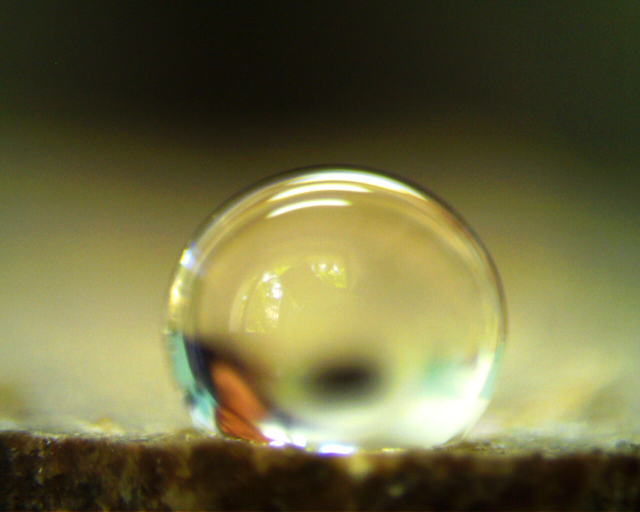
#> input picture data/validation/sand_drop_129.jpg, 1280 x 1024 px (shown at 1/2 size); its folder holds only this picture in this run
$ python -i detection.py   (imports and definitions only)
#> lines starting #> are read from the running program, lines starting #| are printed output that depends on the picture
### backend/app/core/defaults.py
"""Configurable analysis limits. Every value is a software/quality-control setting, not a physical law.

Stored overrides live in the app_settings table (key "analysis"); each saved result records the
limits that were in force when it was computed.
"""
from __future__ import annotations

import copy
from typing import Any

# key -> (default, description)
SPEC: dict[str, dict[str, tuple[Any, str]]] = {
    "wettability": {
        "primary_method": ("polynomial", "Angle reported as the measurement: 'polynomial' (local tangent, handles asymmetric drops) or 'circle' (spherical-cap fit)."),
        "fit_radius_fraction": (0.2, "Local-tangent fitting region: radius around each contact point as a fraction of the droplet's maximum width."),
        "exclude_px": (3.0, "Boundary points closer than this to the baseline are excluded from fits (blur/corner region); the fit is extrapolated to the baseline."),
        "poly_degree": (2, "Degree of the local polynomial fitted to each side of the profile."),
        "min_contour_points": (40, "Minimum number of droplet boundary points above the baseline required to attempt any fit."),
        "min_side_points": (8, "Minimum boundary points inside each side's fitting region."),
        "max_poly_rms_px": (1.5, "Local-tangent fit is flagged when its RMS residual (px) exceeds this."),
        "circle_max_rel_rms": (0.015, "Spherical-cap fit is rejected when RMS residual / radius exceeds this (drop not a circular cap, e.g. gravity flattening)."),
        "lr_diff_warn_deg": (4.0, "Warn when left and right angles differ by more than this (deg)."),
        "lr_diff_fail_deg": (10.0, "Flag the measurement for correction when left and right differ by more than this (deg)."),
        "method_disagreement_warn_deg": (5.0, "Warn when local-tangent and circle-fit means differ by more than this (deg)."),
        "min_contrast_levels": (25.0, "Warn when droplet/background grey-level separation is below this."),
        "fail_contrast_levels": (10.0, "Refuse automatic detection below this grey-level separation."),
        "clip_fraction_warn": (0.02, "Warn when more than this fraction of pixels is saturated (0 or 255)."),
        "classification_display_tolerance_deg": (2.0, "Display tolerance around 90 deg that triggers a 'repeat measurement' recommendation. A UI setting, not a measurement uncertainty."),
    },
    "electrochemistry": {
        "ocp_drift_warn_mv_per_min": (1.0, "OCP considered not yet stable when |drift| over the selected interval exceeds this (mV/min)."),
        "lpr_default_window_mv": (10.0, "Default half-width of the LPR fitting window around E_corr (mV)."),
        "lpr_max_window_mv": (25.0, "Warn when the LPR half-window exceeds this (linearity assumption weakens)."),
        "lpr_min_r2": (0.99, "Warn when the LPR linear fit R^2 is below this."),
        "lpr_min_points": (5, "Minimum points inside the LPR window."),
        "tafel_min_r2": (0.98, "Tafel branch fit is unreliable below this R^2."),
        "tafel_min_decades": (1.0, "Minimum decades of current spanned by each Tafel region."),
        "tafel_min_points": (8, "Minimum points per Tafel region."),
        "tafel_min_overpotential_mv": (50.0, "Warn when a Tafel region starts closer than this to E_corr (mV)."),
        "tafel_ecorr_mismatch_mv": (20.0, "Warn when the Tafel-intersection E_corr differs from the observed zero-current potential by more than this (mV)."),
        "eis_consistency_tolerance": (0.05, "Warn when supplied |Z| differs from sqrt(Z'^2+Z''^2) by more than this fraction."),
    },
    "ml": {
        "min_groups_exploratory": (4, "Fewer independent specimen groups than this: training is disabled."),
        "min_groups_validated": (15, "At least this many independent groups (and no demo data) before results may carry the 'validated evaluation' badge."),
        "max_folds": (5, "Maximum number of grouped cross-validation folds."),
        "default_seed": (42, "Default random seed."),
    },
}


def defaults() -> dict[str, dict[str, Any]]:
    return {section: {k: v[0] for k, v in items.items()} for section, items in SPEC.items()}


# [16 lines left out: function merge, not called in this run]

### backend/app/services/wettability/detection.py
"""Sessile-drop contact-angle pipeline (OpenCV segmentation + geometric fitting).

Automatic mode is a search, not a single recipe. The image is decoded (honouring phone orientation), resized to a working
scale, and cleaned of coloured overlays; several foreground fields and baseline hypotheses are proposed (proposals.py);
each combination is measured with the same geometric fit, scored on its evidence, and the best supported one is reported.
Images may be turned by 90 degrees as a last resort. Results resting on weak evidence are returned as "needs_correction"
with the reason, and images without a measurable side-on droplet still fail with a clear message, so an angle is never
reported just because some contour exists.

Measurement: droplet component above the baseline -> sub-pixel boundary -> local rotated-frame polynomial tangent per side
and a robust spherical-cap fit -> diagnostics, warnings, classification. The input bytes and arrays are never modified.
"""
from __future__ import annotations

import copy
from typing import Any

import cv2
import numpy as np
from scipy.ndimage import map_coordinates

from app.services.wettability import geometry as g
from app.services.wettability import proposals as P

ALGORITHM_VERSION = "ca-2.0.0"
UNCERTAINTY_NOTE = (
    "Quality indicators are heuristic diagnostics of the image and fit. They are not a calibrated "
    "measurement uncertainty; repeatability must be established by repeated drops."
)
CUT_PX = 1.5  # droplet pixels must lie at least this far above the baseline
MAX_PIXELS = 50_000_000
WORK_MAX_SIDE = 1600  # larger photos are analysed at this size
WORK_MIN_SIDE = 420  # tiny images are enlarged so that sub-pixel fitting has room
GOOD_ENOUGH = 0.8  # a surface line on both sides of a well-shaped drop ends the search
MIN_ACCEPT = 0.42  # below this the best candidate is not reported as a measurement
MAX_CAP_RMS = 0.05  # circle-fit residual / radius at which a candidate loses all shape credit
MAX_NOT_CAP = 0.08  # beyond this the boundary is not a droplet at all (gravity-flattened drops stay well inside)


class ImageError(ValueError):
    pass


def decode_image(data: bytes) -> tuple[np.ndarray, np.ndarray]:
    if not data:
        raise ImageError("Empty image.")
    # ANYCOLOR|ANYDEPTH (unlike UNCHANGED) applies the EXIF orientation that phones write
    img = cv2.imdecode(np.frombuffer(data, np.uint8), cv2.IMREAD_ANYCOLOR | cv2.IMREAD_ANYDEPTH)
    if img is None:
        raise ImageError("Unsupported or corrupt image (PNG, JPEG, BMP or TIFF expected).")
    if img.dtype == np.uint16:
        img = (img / 257).astype(np.uint8)
    elif img.dtype != np.uint8:
        raise ImageError(f"Unsupported pixel type {img.dtype}.")
    h, w = img.shape[:2]
    if min(h, w) < 32:
        raise ImageError(f"Image too small ({w}x{h}); at least 32 px per side required.")
    if h * w > MAX_PIXELS:
        raise ImageError("Image exceeds 50 megapixels.")
    if img.ndim == 2:
        gray, bgr = img, cv2.cvtColor(img, cv2.COLOR_GRAY2BGR)
    elif img.shape[2] == 4:
        bgr = cv2.cvtColor(img, cv2.COLOR_BGRA2BGR)
        gray = cv2.cvtColor(bgr, cv2.COLOR_BGR2GRAY)
    else:
        bgr, gray = img, cv2.cvtColor(img, cv2.COLOR_BGR2GRAY)
    return bgr, gray


def _diag(key: str, label: str, value: Any, status: str, unit: str = "", note: str = "") -> dict:
    return {"key": key, "label": label, "value": value, "unit": unit, "status": status, "note": note}


# [401 lines left out: functions _refine_subpixel, _waist, _circle_tangent, _measure, _measure_arc, _fit and 6 more, not called in this run]


def analyze(data: bytes, params: dict | None = None, limits: dict | None = None) -> dict:
    from app.core.defaults import defaults

    p = params or {}
    lim = {**defaults()["wettability"], **(limits or {})}
    result: dict[str, Any] = {
        "status": "ok", "method": None, "algorithm_version": ALGORITHM_VERSION,
        "left_deg": None, "right_deg": None, "mean_deg": None, "lr_diff_deg": None, "classification": None,
        "methods": {}, "geometry": {}, "diagnostics": [], "warnings": [], "errors": [],
        "image": None, "params": dict(p), "limits": lim, "uncertainty_note": UNCERTAINTY_NOTE,
        "manual_correction": False, "suggested_baseline": None, "detection": None,
    }
    diags, warns = result["diagnostics"], result["warnings"]

    # [4 lines left out: function failed, not called in this run]

    try:
        bgr, gray = decode_image(data)
    except ImageError as exc:
        return failed(str(exc))
    H, W = gray.shape
    result["image"] = {"width": W, "height": H}

    roi = p.get("roi")
    if roi:
        x0, y0 = max(0, int(roi[0])), max(0, int(roi[1]))
        x1, y1 = min(W, int(roi[0] + roi[2])), min(H, int(roi[1] + roi[3]))
        if x1 - x0 < 32 or y1 - y0 < 32:
            return failed("Region of interest is smaller than 32x32 px.")
    else:
        x0, y0, x1, y1 = 0, 0, W, H
    result["geometry"]["roi"] = [x0, y0, x1 - x0, y1 - y0]
    sub, sub_bgr = gray[y0:y1, x0:x1], bgr[y0:y1, x0:x1]

    clip = float(np.mean((sub <= 0) | (sub >= 255)))
    diags.append(_diag("clipping", "Saturated pixels", round(clip * 100, 2), "warn" if clip > lim["clip_fraction_warn"] else "pass", "%",
                       "Over- or under-exposure shifts the detected edge." if clip > lim["clip_fraction_warn"] else ""))

    if p.get("mode") == "manual_tangent":
        return _manual_tangent(result, p, lim)
    if p.get("mode") == "three_point":
        return _three_point(result, p, lim)

    corrected = any(p.get(k) is not None for k in ("baseline", "contact_left", "contact_right", "threshold", "fit_radius_px")) or p.get("polarity", "auto") != "auto"
    result["manual_correction"] = corrected

    # Working scale
    side_max, side_min = max(sub.shape), min(sub.shape)
    f = WORK_MAX_SIDE / side_max if side_max > WORK_MAX_SIDE else min(3.0, WORK_MIN_SIDE / side_min) if side_min < WORK_MIN_SIDE else 1.0
    if f != 1.0:
        size = (int(round(sub.shape[1] * f)), int(round(sub.shape[0] * f)))
        interp = cv2.INTER_AREA if f < 1 else cv2.INTER_CUBIC
        work, work_bgr = cv2.resize(sub, size, interpolation=interp), cv2.resize(sub_bgr, size, interpolation=interp)
    else:
        work, work_bgr = sub, sub_bgr
    work_bgr, work, painted = P.remove_colour_overlay(work_bgr, work)
    if painted:
        warns.append("Coloured marks on the image (labels or lines from other software) were ignored for the analysis.")

    q = _scaled(p, f, x0, y0)
    best, tried, first = _search(work_bgr, work, q, lim)
    rotation = 0
    if best is None and not p.get("baseline") and not any(m.get("fatal") for m in tried):
        for k in (1, 3, 2):  # sideways or upside-down photo with no orientation tag
            cand, more, _ = _search(np.rot90(work_bgr, k).copy(), np.rot90(work, k).copy(), {**q, "contact_left": None, "contact_right": None}, lim)
            if cand is not None and cand["score"] >= 0.85 and cand.get("arc") is not None and cand["guess"].kind == "surface step" and cand["arc"].top_fill >= 0.8:
                best, rotation = cand, k
                tried += more
                break

    # [11 lines left out: function to_image, not called in this run]

    if best is None or best["score"] < MIN_ACCEPT:
        reached = sorted((m for m in tried if m.get("error")), key=lambda m: -m.get("stage", 0))
        message = reached[0]["error"] if reached and reached[0].get("stage", 0) >= 1 else None
        if any(m.get("fatal") for m in tried):
            return failed(reached[0]["error"])
        if first is not None:
            w_ = work.shape[1] - 1.0
            result["geometry"]["baseline"] = to_image(np.array([[0.0, first.b], [w_, first.a * w_ + first.b]])).round(2).tolist()
        low = [m for m in tried if m.get("field") is not None and m["field"].name == "grey level" and "Contrast" in (m.get("error") or "")]
        if low and message is None:
            diags.append(_diag("contrast", "Droplet/background contrast", round(low[0]["field"].contrast, 1), "fail", "grey levels"))
            return failed("Contrast is too low for reliable automatic segmentation. Improve back-lighting, adjust the threshold, or use manual tangent mode.")
        hint = "Use a side-on photo with the droplet and surface in view, or drag the baseline onto the surface and re-analyse."
        return failed(f"{message} {hint}" if message else f"No measurable droplet profile found. {hint}")

    m = best
    fld, frame, guess = m["field"], m["frame"], m["guess"]
    frame_xy = to_image(frame.to_xy(np.array([[0.0, 0.0], [100.0, 0.0]])))
    img_frame = g.make_frame(frame_xy[0], frame_xy[1]) if rotation == 0 else None
    corners = np.array([[0, 0], [work.shape[1], 0], [0, work.shape[0]], [work.shape[1], work.shape[0]]], dtype=float)
    cu = frame.to_uv(corners)[:, 0]
    geo = result["geometry"]
    geo["baseline"] = to_image(frame.to_xy([[cu.min(), 0], [cu.max(), 0]])).round(2).tolist()
    geo["baseline_points"] = frame_xy.round(2).tolist()
    geo["tilt_deg"] = round(img_frame.tilt_deg if img_frame else frame.tilt_deg, 3)
    geo.update(_map_geometry(m["geometry"], to_image, f))
    if m.get("suggested_baseline") and rotation == 0:
        result["suggested_baseline"] = to_image(np.array(m["suggested_baseline"])).round(2).tolist()

    left, right = float(m["left"]), float(m["right"])
    mean, lr = (left + right) / 2, abs(left - right)
    result["methods"] = copy.deepcopy(m["methods"])
    if result["methods"]["circle"].get("radius_px"):
        result["methods"]["circle"]["radius_px"] = result["methods"]["circle"]["radius_px"] / f
        result["methods"]["circle"]["rms_px"] = result["methods"]["circle"]["rms_px"] / f
        result["methods"]["circle"]["centre_xy"] = to_image(np.array(result["methods"]["circle"]["centre_xy"])[None, :])[0].round(2).tolist()
    result.update(method=("manual_corrected" if corrected else f"auto_{m['chosen']}"), fit_method=m["chosen"],
                  left_deg=round(left, 2), right_deg=round(right, 2), mean_deg=round(mean, 2), lr_diff_deg=round(lr, 2))
    warns.extend(m["warnings"])

    c_status = "warn" if fld.name == "grey level" and fld.contrast < lim["min_contrast_levels"] else "pass"
    diags.append(_diag("contrast", "Droplet/background contrast", round(fld.contrast, 1), c_status, "grey levels" if fld.name == "grey level" else "field units"))
    if c_status == "warn":
        warns.append("Low contrast: the detected boundary may be biased. Verify the overlay.")
    diags.append(_diag("baseline", "Baseline", "manual" if guess is None else f"auto ({guess.kind.replace('_', ' ')})", "pass", note=f"{guess.note if guess else 'Placed by the operator'}; tilt {geo['tilt_deg']:.2f} deg"))
    diags.append(_diag("segmentation", "Droplet found by", fld.name, "pass", note=f"{len(tried)} candidate(s) evaluated"))
    diags.extend(m["diagnostics"])
    poly, circ = m["methods"]["polynomial"], m["methods"]["circle"]
    lr_status = "fail" if lr > lim["lr_diff_fail_deg"] else "warn" if lr > lim["lr_diff_warn_deg"] else "pass"
    diags.append(_diag("lr_diff", "Left-right difference", round(lr, 2), lr_status, "deg", "Large asymmetry: check baseline, specimen levelling and contact-line pinning." if lr_status != "pass" else ""))
    if lr_status == "warn":
        warns.append(f"Left and right angles differ by {lr:.1f} deg.")
    if poly.get("mean_deg") is not None and circ.get("status") == "ok":
        dis = abs(poly["mean_deg"] - circ["angle_deg"])
        diags.append(_diag("method_agreement", "Local tangent vs circle fit", round(dis, 2), "warn" if dis > lim["method_disagreement_warn_deg"] else "pass", "deg"))
        if dis > lim["method_disagreement_warn_deg"]:
            warns.append(f"Local-tangent and circle-fit means differ by {dis:.1f} deg; the droplet may not be a spherical cap.")
    diags.append(_diag("contact_points", "Contact points", m["cp_source"], "pass", note=f"Contact width {m['width'] / f:.1f} px"))
    diags.append(_diag("manual_correction", "Manual correction applied", "yes" if corrected else "no", "pass"))
    diags.append(_diag("fit_method", "Reported fit method", m["chosen"], "pass"))
    if m["top_touch"]:
        warns.append("Droplet region touches the top of the image/ROI (clipped apex or dispensing needle); needle pixels were ignored in the fit.")
    if rotation:
        warns.append(f"The image was analysed turned by {rotation * 90} degrees because no surface was found the right way up.")

    level = "high" if m["score"] >= 0.72 else "medium" if m["score"] >= 0.58 else "low"
    if level == "high" and guess is not None and guess.kind in ("outline ends", "level through outline end", "mirror", "flat_bottom", "hough"):
        level = "medium"  # no surface was actually seen on both sides of the drop
    if level == "high" and m.get("arc") is not None and m["arc"].top_fill < 0.8:
        level = "medium"
    result["detection"] = {"strategy": f"{fld.name} + {guess.kind.replace('_', ' ') if guess else 'manual baseline'}", "evidence": level, "score": round(float(m["score"]), 3), "candidates": len(tried), "scale": round(float(f), 3)}
    diags.append(_diag("evidence", "Detection evidence", level, "pass" if level != "low" else "fail", note="How strongly the image supports this baseline and boundary. A heuristic, not an uncertainty."))
    if level == "low":
        warns.append("Automatic detection is uncertain on this image. Check the overlay; drag the baseline onto the surface if it is off.")
    elif level == "medium":
        warns.append("Part of the drop outline or surface is unclear in this image. Confirm that the overlay sits on the drop and the surface.")

    result["classification"] = g.classify(mean, left, right, lim["classification_display_tolerance_deg"])
    if any(d["status"] == "fail" for d in diags):
        result["status"] = "needs_correction"
    return result


# [92 lines left out: functions _three_point, _manual_tangent, not called in this run]

>>> import cv2
>>> picture = cv2.imread('../../../../data/validation/sand_drop_129.jpg', cv2.IMREAD_GRAYSCALE)
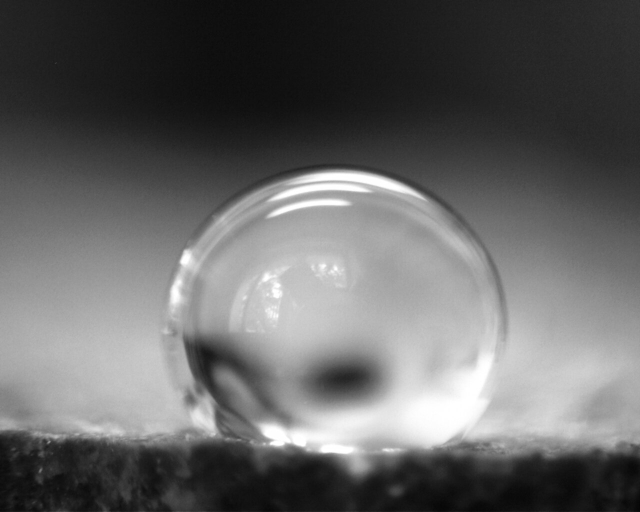
#> picture: shape (1024, 1280) (shown at 1/2 size); min 4, max 255, mean 100.3
#> (the run stopped early here; a loop or call above may not have finished)

$ run again, on data/validation/sand_drop_145.jpg
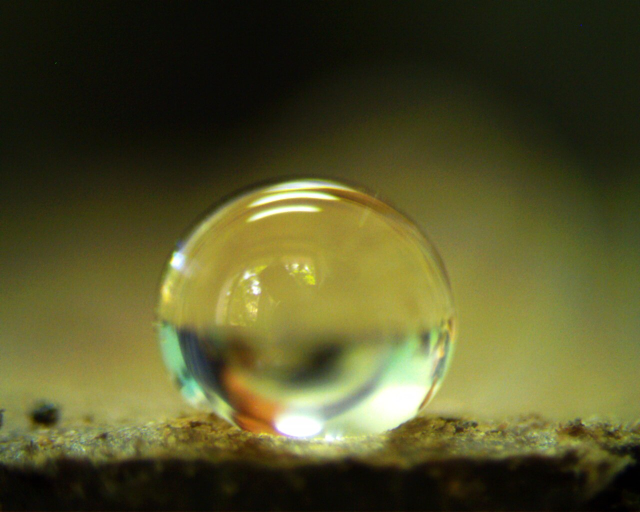
#> input picture data/validation/sand_drop_145.jpg, 1280 x 1024 px (shown at 1/2 size)
#> `picture = cv2.imread('../../../../data/validation/sand_drop_129.jpg', ..`:
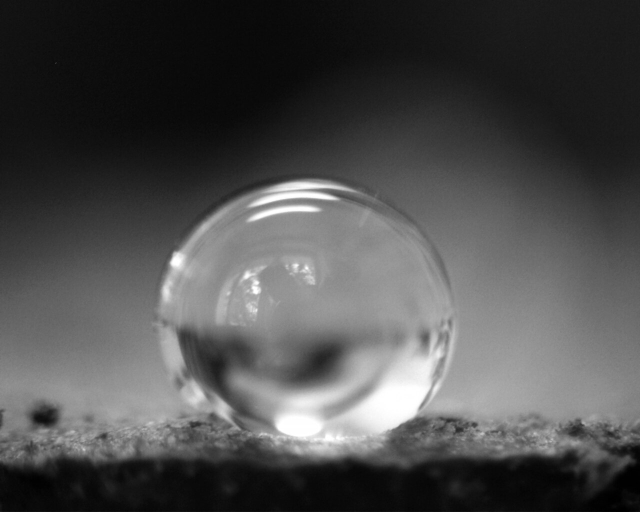
#> picture: shape (1024, 1280) (shown at 1/2 size); min 0, max 255, mean 77.1
